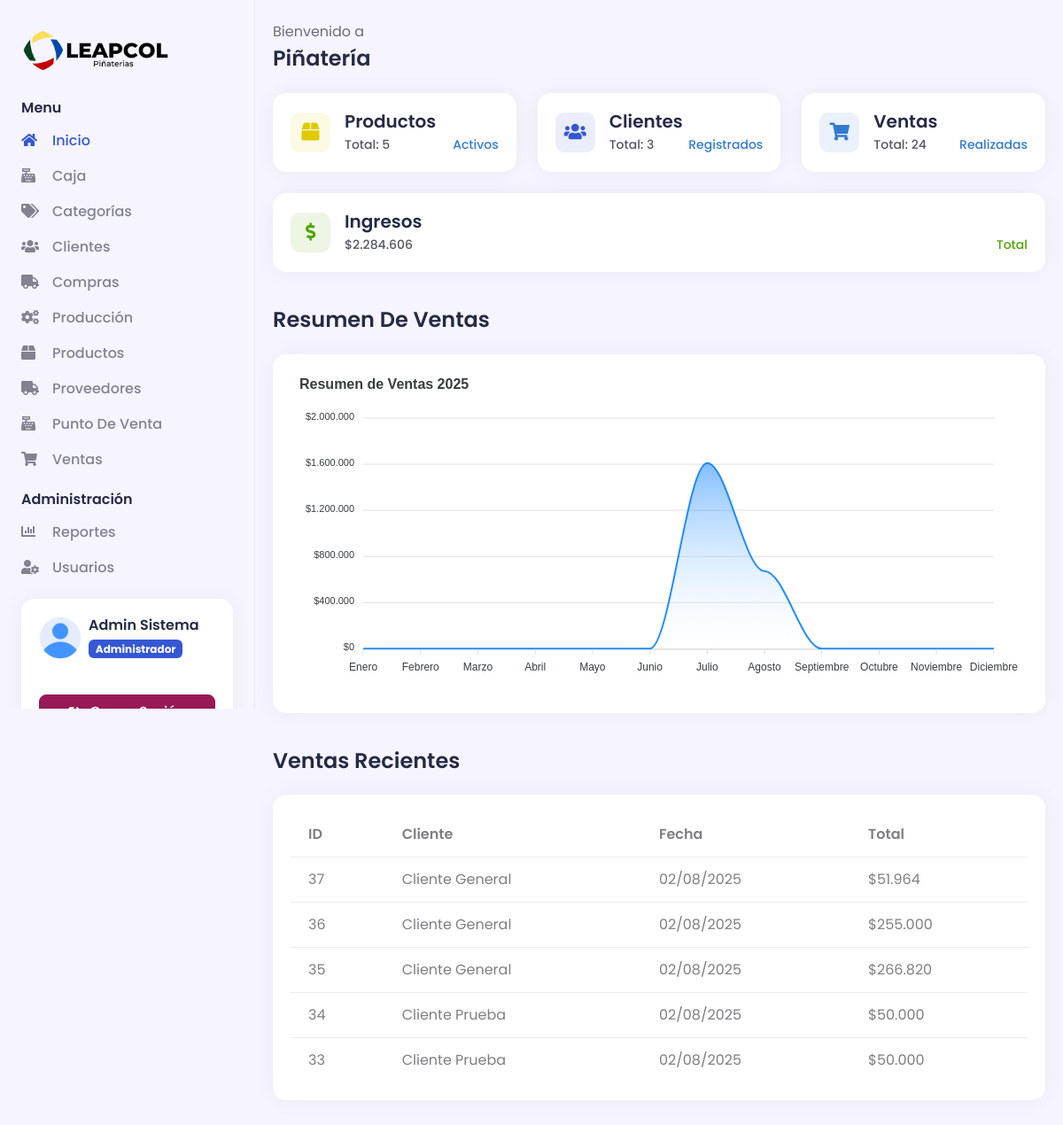
The app's page /dashboard (signed in) with its own data.
### tables this page shows
CREATE TABLE `modulos` (
  `id` int(11) NOT NULL,
  `nombre` varchar(50) NOT NULL,
  `descripcion` varchar(100) DEFAULT NULL,
  `icono` varchar(50) DEFAULT NULL,
  `url` varchar(100) NOT NULL,
  `estado` tinyint(1) NOT NULL DEFAULT 1
);

CREATE TABLE `ventas` (
  `id` int(11) NOT NULL,
  `cliente_id` int(11) DEFAULT NULL,
  `fecha_venta` datetime NOT NULL,
  `subtotal` decimal(10,2) NOT NULL DEFAULT 0.00,
  `impuestos` decimal(10,2) NOT NULL DEFAULT 0.00,
  `descuentos` decimal(10,2) NOT NULL DEFAULT 0.00,
  `total` decimal(10,2) NOT NULL DEFAULT 0.00,
  `pago_con` decimal(10,2) DEFAULT NULL,
  `cambio` decimal(10,2) DEFAULT NULL,
  `costo_total` decimal(10,2) NOT NULL DEFAULT 0.00,
  `ganancia` decimal(10,2) NOT NULL DEFAULT 0.00,
  `metodo_pago` tinyint(1) NOT NULL DEFAULT 1,
  `estado` tinyint(1) NOT NULL DEFAULT 1 COMMENT '1=Completada, 0=Anulada',
  `observaciones` text DEFAULT NULL,
  `usuario_id` int(11) NOT NULL,
  `fecha_creacion` datetime NOT NULL DEFAULT current_timestamp()
);

### Views/Dashboard/dashboard.php (the view, shortened to what the rows shown need)
<?php
    headerAdmin($data);
?>
<div class="d2c_main px-0 px-md-2 py-4">
    <div class="container-fluid">
        <div class="row">
            <div class="col-xxl-5 mb-4">
                <div class="card">
                    <div class="card-body">
                        <div class="table-responsive">
                            <table class="table mb-0">
                                <thead>
                                    <tr>
                                        <th>ID</th>
                                        <th>Cliente</th>
                                        <th>Fecha</th>
                                        <th>Total</th>
                                    </tr>
                                </thead>
                                <tbody>
                                    <?php if(!empty($data['ventasRecientes'])): ?>
                                        <?php foreach($data['ventasRecientes'] as $venta): ?>
                                        <tr>
                                            <td><?= $venta['id'] ?></td>
                                            <td><?= $venta['cliente'] ?></td>
                                            <td><?= date('d/m/Y', strtotime($venta['fecha_venta'])) ?></td>
                                            <td>$<?= number_format($venta['total'], 0, ',', '.') ?></td>
                                        </tr>
                                        <?php endforeach; ?>
                                    <?php else: ?>
                                        <tr>
                                            <td colspan="4" class="text-center">No hay ventas registradas</td>
                                        </tr>
                                    <?php endif; ?>
                                </tbody>
                            </table>
                        </div>
                    </div>
                </div>
            </div>
        </div>
    </div>
</div>

### Views/Template/navbar.php (shortened to what the rows shown need)
<div class="d2c_sidebar offcanvas-lg offcanvas-start p-4" tabindex="-1" id="d2c_sidebar">
    <div class="d-flex flex-column">
        <ul class="navbar-nav flex-grow-1">
            <li class="nav-item">
                <ul class="sub-menu">
                    <?php
                    $userModules = getUserModules();
                    $mainModules = ['categorias', 'productos', 'produccion', 'clientes', 'proveedores', 'compras', 'pos', 'ventas', 'caja'];
                    foreach($userModules as $module):
                        if(in_array($module['url'], $mainModules)):
                    ?>
                    <li class="nav-item <?= (isset($data['page_name']) && $data['page_name'] == $module['url']) ? 'active' : '' ?>">
                        <a class="sub-menu-link" href="<?= BASE_URL ?><?= $module['url'] ?>">
                            <span class="d2c_icon">
                                <i class="<?= $module['icono'] ?>"></i>
                            </span>
                            <span> <?= $module['nombre'] ?> </span>
                        </a>
                    </li>
                    <?php
                        endif;
                    endforeach;
                    ?>
                </ul>
            </li>
            <?php
            $adminModules = ['usuarios', 'roles', 'reportes'];
            $hasAdminModules = false;
            foreach($userModules as $module) {
                if(in_array($module['url'], $adminModules)) {
                    $hasAdminModules = true;
                    break;
                }
            }
            if($hasAdminModules):
            ?>
            <li class="nav-item">
                <ul class="sub-menu collapse show" id="admin">
                    <?php
                    foreach($userModules as $module):
                        if(in_array($module['url'], $adminModules)):
                    ?>
                    <li class="nav-item <?= (isset($data['page_name']) && $data['page_name'] == $module['url']) ? 'active' : '' ?>">
                        <a class="sub-menu-link" href="<?= BASE_URL ?><?= $module['url'] ?>">
                            <span class="d2c_icon">
                                <i class="<?= $module['icono'] ?>"></i>
                            </span>
                            <span> <?= $module['nombre'] ?> </span>
                        </a>
                    </li>
                    <?php
                        endif;
                    endforeach;
                    ?>
                </ul>
            </li>
            <?php endif; ?>
        </ul>
    </div>
</div>

### records on screen
modulos: nombre "Caja"
modulos: nombre "Categorías"
modulos: nombre "Clientes"
modulos: nombre "Compras"
modulos: nombre "Producción"
modulos: nombre "Productos"
modulos: nombre "Proveedores"
modulos: nombre "Punto De Venta"
modulos: nombre "Ventas"
modulos: nombre "Reportes"
modulos: nombre "Usuarios"
ventas: id "37", cliente "Cliente General", fecha_venta "02/08/2025", total "51.964"
ventas: id "36", cliente "Cliente General", fecha_venta "02/08/2025", total "255.000"
ventas: id "35", cliente "Cliente General", fecha_venta "02/08/2025", total "266.820"
ventas: id "34", cliente "Cliente Prueba", fecha_venta "02/08/2025", total "50.000"
ventas: id "33", cliente "Cliente Prueba", fecha_venta "02/08/2025", total "50.000"

### other values on screen
$_SESSION['userData']['nombre'] "Admin"
$_SESSION['userData']['apellido'] "Sistema"
$_SESSION['userData']['nombrerol'] "Administrador"
NOMBRE_EMPRESA "Piñatería"
$data['totalProductos'] "5"
$data['totalClientes'] "3"
$data['totalVentas'] "24"
$data['totalIngresos'] "2.284.606"
